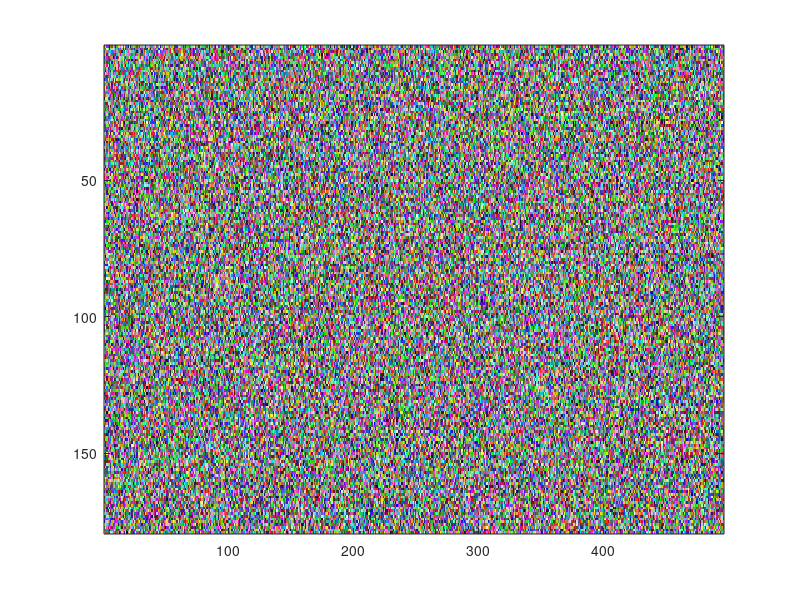
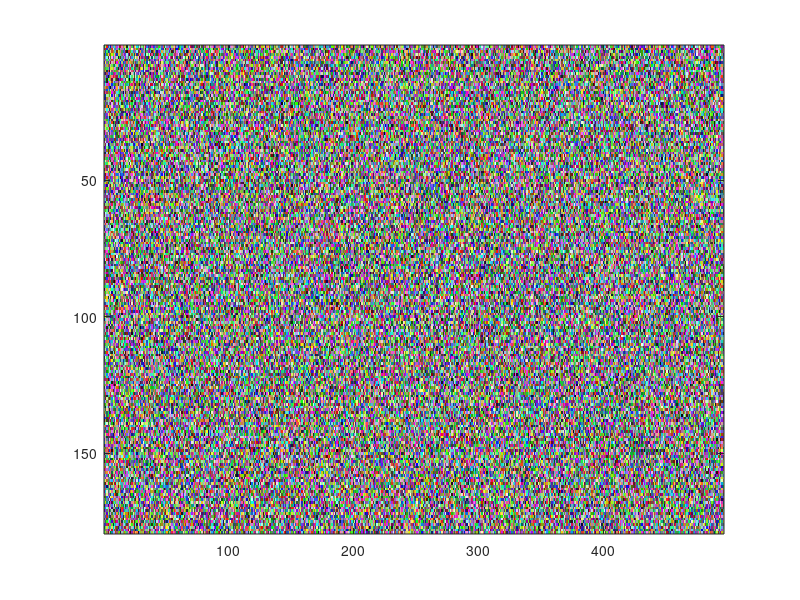
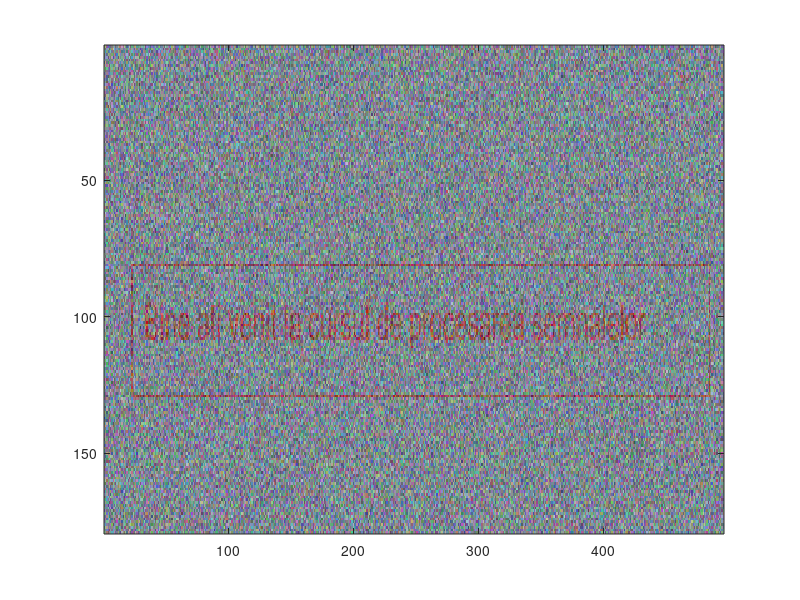
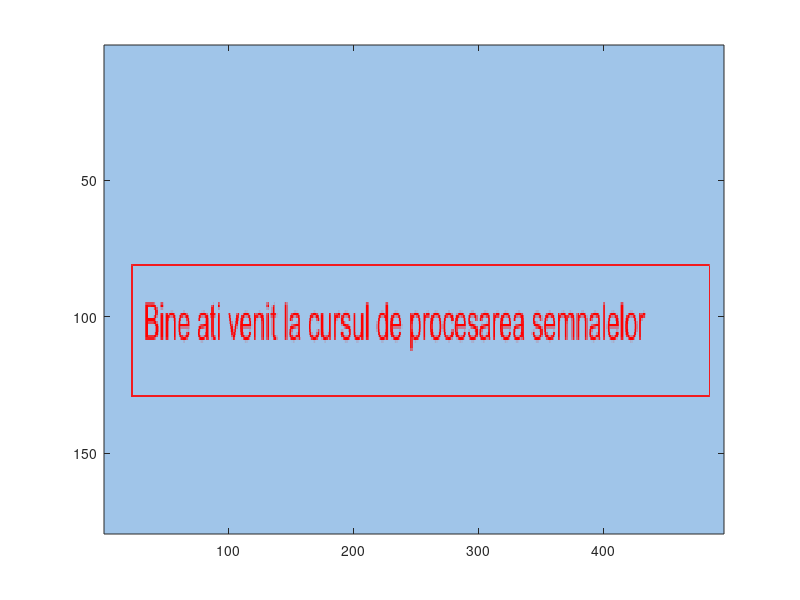

Here is the MATLAB script that generated these plots, in order:

load("data.mat","IR", "R1", "R2");

figure;
image(R1);

figure;
image(R2);

figure;
image(IR);

Imag_initial = (IR - R1 * 0.3 - R2 * 0.3) / 0.3;

figure;
image(Imag_initial);